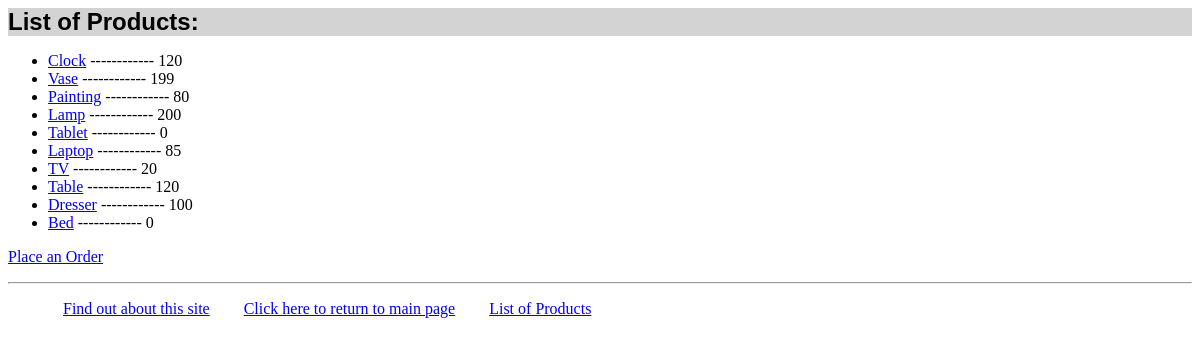
The app's page /myapp/products, older data.
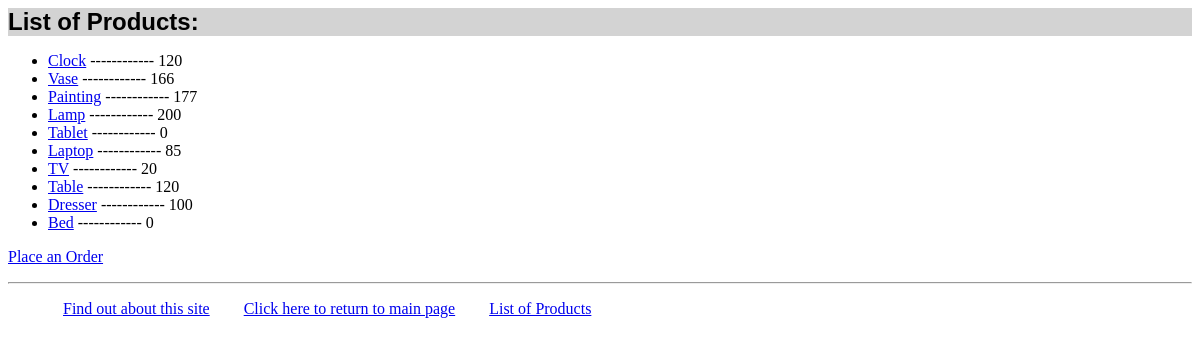
The same page, newer data.
### myapp/models.py (models this page shows, shortened)
class Product(models.Model):
    category = models.ForeignKey(Category, related_name='products', on_delete=models.CASCADE)
    name = models.CharField(max_length=200)
    price = models.DecimalField(max_digits=10, decimal_places=2)
    stock = models.PositiveIntegerField(default=100, validators=[validate_stock])
    available = models.BooleanField(default=True)
    optional = models.CharField(max_length=300, default='', blank=True)
    interested = models.PositiveIntegerField(default=0)

### myapp/views.py (the view)
# urls.py: path(r'products', views.products, name='products'),
def products(request):
    prodlist = Product.objects.all().order_by('id')[:10]
    return render(request, 'myapp/products.html', {'prodlist': prodlist})

### myapp/templates/myapp/products.html (shortened to what this page needs)
{% extends 'myapp/base.html' %}
{% block body_block %}
    <h1>List of Products:</h1>
    <ul>
        {% for prod in prodlist %}
            <li><a href="{% url 'myapp:productdetail' prod_id=prod.id %}"> {{ prod.name }}</a> ------------ {{ prod.stock }}</li>
        {% endfor %}
    </ul>
    <p><a href="{% url 'myapp:placeorder' %}">Place an Order</a></p>
{% endblock %}

Row changes from the older to the newer data that the page shows:
changed Product "Vase": stock "199" → "166"
changed Product "Painting": stock "80" → "177"
